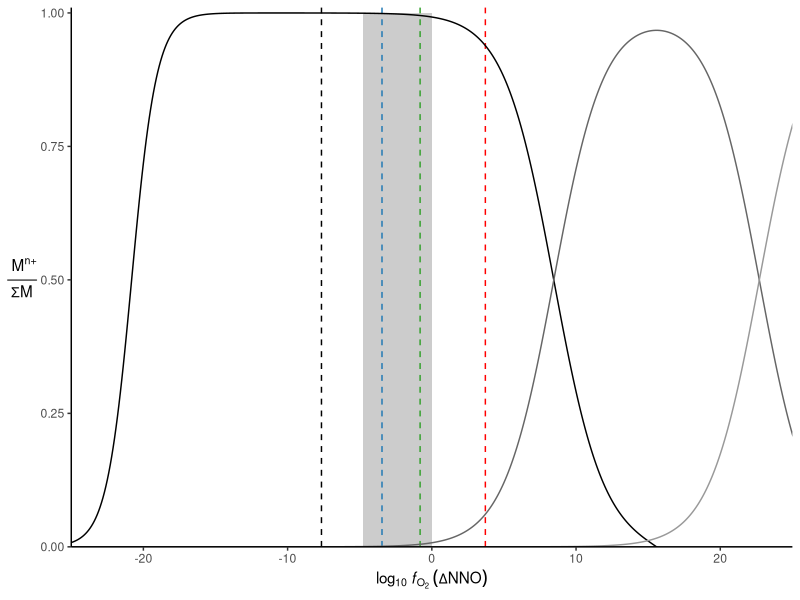
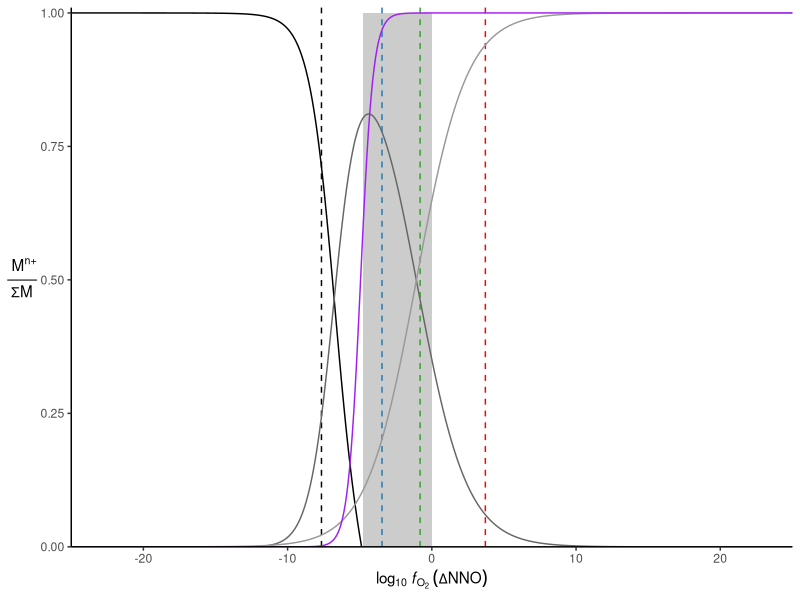
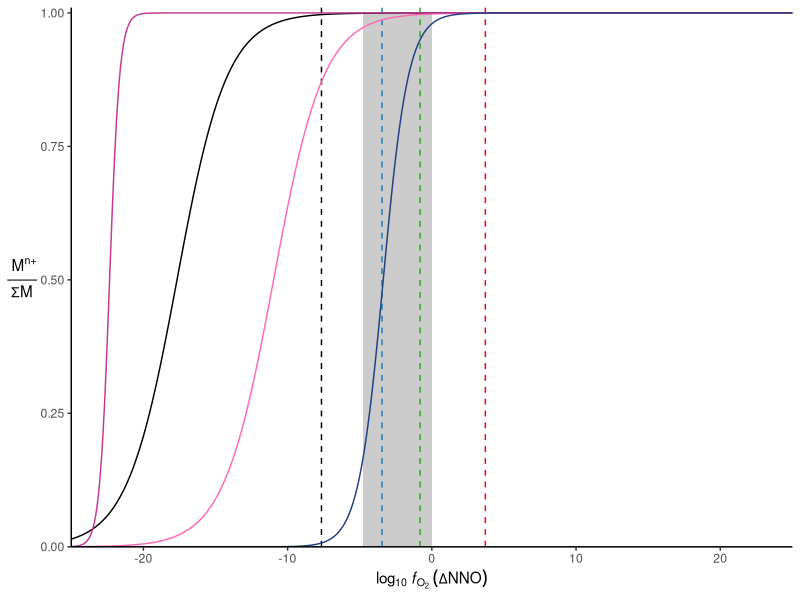

The R script that drew these images, in order:
setwd("C:/Users/Jason/OneDrive - research.uwa.edu.au/Analysis/Thermodynamics")
library(openxlsx)
library(ggplot2)

S<-read.xlsx("thermodynamics.xlsx", sheet="S") #Standard Entropy table, in J mol-1 K-1
H<-read.xlsx("thermodynamics.xlsx", sheet="dH")  #Standard Enthalpy of Formation table, in kJ mol-1 K-1
H[,-1]<-H[,-1]*1000 #convert enthalpy from kJ to J
R<-8.3144589 #Gas constant, J mol-1 K-1

#select the temperature of interest (limited to T intervals from table)
T_i <- which(S$TK==800)

#calculate the mid-point for NNO at the temperature of interest
fO2_NNO <- ((((2*H$NiO)-(2*H$Ni+H$O2))-S$TK*((2*S$NiO)-(2*S$Ni+S$O2)))/(R*S$TK*log(10)))[T_i]

#Calculate the mid-points for each buffer reaction as a difference from NNO
dNNO <- data.frame(
#the main buffer reactions  
QIF   = ((((H$fayalite)-(H$quartz+2*H$Fe+H$O2))-S$TK*((S$fayalite)-(S$quartz+2*S$Fe+S$O2)))/(R*S$TK*log(10)))[T_i]-fO2_NNO,
QFM   = ((((2*H$magnetite+3*H$quartz)-(3*H$fayalite+H$O))-S$TK*((2*S$magnetite+3*S$quartz)-(3*S$fayalite+S$O)))/(R*S$TK*log(10)))[T_i]-fO2_NNO,
MH    = ((((6*H$hematite)-(4*H$magnetite+H$O2))-S$TK*((6*S$hematite)-(4*S$magnetite+S$O2)))/(R*S$TK*log(10)))[T_i]-fO2_NNO,
WM    = ((((2*H$magnetite)-(6*H$FeO+H$O2))-S$TK*((2*S$magnetite)-(6*S$FeO+S$O2)))/(R*S$TK*log(10)))[T_i]-fO2_NNO,
CHO   = ((((0.5*H$CO2+H$H2O)-(0.5*H$CH4+H$O2))-S$TK*((0.5*S$CO2+S$H2O)-(0.5*S$CH4+S$O2)))/(R*S$TK*log(10)))[T_i]-fO2_NNO,
IW    = ((((2*H$FeO)-(2*H$Fe+H$O2))-S$TK*((2*S$FeO)-(2*S$Fe+S$O2)))/(R*S$TK*log(10)))[T_i]-fO2_NNO,
WH    = ((((2*H$hematite)-(4*H$FeO+H$O2))-S$TK*((2*S$hematite)-(4*S$FeO+S$O2)))/(R*S$TK*log(10)))[T_i]-fO2_NNO,
H2O   = ((((2*H$H2O)-(2*H$H2+H$O2))-S$TK*((2*S$H2O)-(2*S$H2+S$O2)))/(R*S$TK*log(10)))[T_i]-fO2_NNO,
#the buffer reactions of interest
Nb4_5 = ((((2*H$Nb2O5)-(4*H$NbO2+H$O2))-S$TK*((2*S$Nb2O5)-(4*S$NbO2+S$O2)))/(R*S$TK*log(10)))[T_i]-fO2_NNO,
Ta0_5 = (((((2/5)*H$Ta2O5)-((4/5)*H$Ta+H$O2))-S$TK*(((2/5)*S$Ta2O5)-((4/5)*S$Ta+S$O2)))/(R*S$TK*log(10)))[T_i]-fO2_NNO,
SnSnO2= ((((H$SnO2)-(H$Sn+H$O2))-S$TK*((S$SnO2)-(S$Sn+S$O2)))/(R*S$TK*log(10)))[T_i]-fO2_NNO,
W4_6  = ((((2*H$WO3)-(2*H$WO2+H$O2))-S$TK*((2*S$WO3)-(2*S$WO2+S$O2)))/(R*S$TK*log(10)))[T_i]-fO2_NNO,
Ti3_4 = ((((4*H$TiO2)-(2*H$Ti2O3+H$O2))-S$TK*((4*S$TiO2)-(2*S$Ti2O3+S$O2)))/(R*S$TK*log(10)))[T_i]-fO2_NNO,
Mn3_4 = ((((4*H$MnO2)-(2*H$Mn2O3+H$O2))-S$TK*((4*S$MnO2)-(2*S$Mn2O3+S$O2)))/(R*S$TK*log(10)))[T_i]-fO2_NNO,
Mn2_3 = ((((2*H$Mn2O3)-(4*H$MnO+H$O2))-S$TK*((2*S$Mn2O3)-(4*S$MnO+S$O2)))/(R*S$TK*log(10)))[T_i]-fO2_NNO,
Mn0_2 = ((((2*H$MnO)-(2*H$Mn+H$O2))-S$TK*((2*S$MnO)-(2*S$Mn+S$O2)))/(R*S$TK*log(10)))[T_i]-fO2_NNO
)

#calculate the k-terms
k <- data.frame(
Nb = 10^((dNNO$Nb4_5*1)/-4),
Ta = 10^((dNNO$Ta0_5*5)/-4),
W  = 10^((dNNO$W4_6*2)/-4),
Sn = 10^((dNNO$SnSnO2*4)/-4),
Ti = 10^((dNNO$Ti3_4*1)/-4),
Mn4= 10^((dNNO$Mn3_4*1)/-4),
Mn3= 10^((dNNO$Mn2_3*1)/-4),
Mn2= 10^((dNNO$Mn0_2*2)/-4),
Fe2= 10^((dNNO$IW*2/-4)),
Fe3= 10^((dNNO$WH*1/-4))
)

#The range in fO2 (units of dNNO) to model/plot
fO2_range <- seq(-50,30,0.1)

#calculate the speciation ratio of highest state across that range
speciation <- data.frame(
fO2_range,
Nb5  = (k$Nb*10^((fO2_range*1)/4))/(1+(k$Nb*10^((fO2_range*1)/4))),   #Nb4 to Nb5
Ta5  = (k$Ta*10^((fO2_range*5)/4))/(1+(k$Ta*10^((fO2_range*5)/4))),   #Ta0 to Ta5
W6   = (k$W*10^((fO2_range*2)/4))/(1+(k$W*10^((fO2_range*2)/4))),     #W4  to W6
Sn4  = (k$Sn*10^((fO2_range*4)/4))/(1+(k$Sn*10^((fO2_range*4)/4))),   #Sn0 to Sn4
Ti4  = (k$Ti*10^((fO2_range*1)/4))/(1+(k$Ti*10^((fO2_range*1)/4))),   #Ti3 to Ti4
Mn4  = (k$Mn4*10^((fO2_range*1)/4))/(1+(k$Mn4*10^((fO2_range*1)/4))), #Mn3 to Mn4
Mn3  = (k$Mn3*10^((fO2_range*1)/4))/(1+(k$Mn3*10^((fO2_range*1)/4))), #Mn2 to Mn3
Mn2  = (k$Mn2*10^((fO2_range*2)/4))/(1+(k$Mn2*10^((fO2_range*2)/4))), #Mn0 to Mn2
Fe3  = (k$Fe3*10^((fO2_range*1)/4))/(1+(k$Fe3*10^((fO2_range*1)/4))), #Fe2 to Fe3
Fe2  = (k$Fe2*10^((fO2_range*2)/4))/(1+(k$Fe2*10^((fO2_range*2)/4))) #Fe0 to Fe2
)


#Build the base plot
p <- ggplot(speciation, aes(x=fO2_range))+
  annotate(geom="rect", xmin=dNNO$H2O, xmax=0, ymin=0, ymax=1, fill="grey80")+
  geom_vline(xintercept = dNNO$MH, colour="red", linetype=2)+
  geom_vline(xintercept = dNNO$QFM, colour="#33a02c", linetype=2)+
  geom_vline(xintercept = dNNO$WM, colour="#1f78b4", linetype=2)+
  geom_vline(xintercept = dNNO$QIF, colour="black", linetype=2)+
  theme_classic()+
  theme(panel.background = element_rect(fill = "transparent"),
        plot.background = element_rect(fill = "transparent"),
        axis.title.y = element_text(angle = 0, vjust = 0.5))+
  coord_cartesian(xlim=c(-25,25), ylim=c(0,1.01), expand=FALSE)+
  labs(x=expression("log"[10]~italic("f")[O[2]]~(Delta*"NNO")), y=expression(over(" M"^"n+",Sigma*"M")))

p2 <- p +
  geom_line(aes(y=Ti4), colour="black")+
  geom_line(aes(y=Nb5), colour="hot pink")+
  geom_line(aes(y=Ta5), colour="#c73794")+
  geom_line(aes(y=W6), colour="#204080")

p3 <- p +
  geom_line(aes(y=(Mn2-(Mn3+Mn4))), colour="black")+ #total Mn2
  geom_line(aes(y=(Mn3-(Mn4))), colour="grey40")+    #total Mn3
  geom_line(aes(y=Mn4), colour="grey60")

p1 <- p+
  geom_line(aes(y=1-(Fe2+Fe3)), colour="black")+     #total Fe0
  geom_line(aes(y=Fe2-Fe3), colour="grey40")+        #total Fe2
  geom_line(aes(y=Fe3), colour="grey60")+
  geom_line(aes(y=Sn4), colour="purple")

#at CH4:CO2, mole fraction of Nb4+ is:
#1-(k$Nb*10^((dNNO$CHO*1)/4))/(1+(k$Nb*10^((dNNO$CHO*1)/4)))
#0.02156166, ~2.16%
#at Sn:SnO2, mole fraction of Nb4+ is:
#1-(k$Nb*10^((dNNO$SnSnO2*1)/4))/(1+(k$Nb*10^((dNNO$SnSnO2*1)/4)))
#0.03011573, ~3.01%
#0.01774869 @ NNO-4, ~1.77%
#0.03113209 @ NNO-5, ~3.11% *****Most likely lower limit*****
#0.0540519 @ NNO-6, ~5.41%
#0.09223912 @ NNO-7, ~9.22%

w<-6
ggsave("Mn.pdf", p3, width=w, height=w/sqrt(2)) 
ggsave("Fe.pdf", p1, width=w, height=w/sqrt(2))
ggsave("Ti.pdf", p2, width=w, height=w/sqrt(2))
